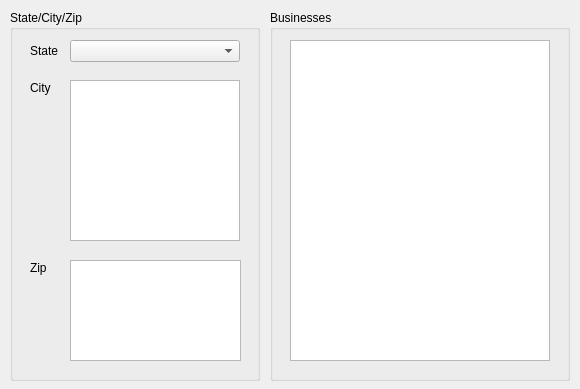
<?xml version="1.0" encoding="UTF-8"?>
<ui version="4.0">
 <class>Form</class>
 <widget class="QWidget" name="Form">
  <property name="geometry">
   <rect>
    <x>0</x>
    <y>0</y>
    <width>580</width>
    <height>389</height>
   </rect>
  </property>
  <property name="windowTitle">
   <string>CptS 451</string>
  </property>
  <widget class="QGroupBox" name="groupBox">
   <property name="geometry">
    <rect>
     <x>10</x>
     <y>10</y>
     <width>250</width>
     <height>371</height>
    </rect>
   </property>
   <property name="title">
    <string>State/City/Zip</string>
   </property>
   <widget class="QComboBox" name="state_combo">
    <property name="geometry">
     <rect>
      <x>60</x>
      <y>30</y>
      <width>170</width>
      <height>22</height>
     </rect>
    </property>
   </widget>
   <widget class="QLabel" name="label">
    <property name="geometry">
     <rect>
      <x>20</x>
      <y>33</y>
      <width>45</width>
      <height>15</height>
     </rect>
    </property>
    <property name="text">
     <string>State</string>
    </property>
   </widget>
   <widget class="QLabel" name="label_2">
    <property name="geometry">
     <rect>
      <x>20</x>
      <y>70</y>
      <width>45</width>
      <height>15</height>
     </rect>
    </property>
    <property name="text">
     <string>City</string>
    </property>
   </widget>
   <widget class="QListWidget" name="city_list">
    <property name="geometry">
     <rect>
      <x>60</x>
      <y>70</y>
      <width>170</width>
      <height>161</height>
     </rect>
    </property>
   </widget>
   <widget class="QListWidget" name="zip_list">
    <property name="geometry">
     <rect>
      <x>60</x>
      <y>250</y>
      <width>171</width>
      <height>101</height>
     </rect>
    </property>
   </widget>
   <widget class="QLabel" name="label_3">
    <property name="geometry">
     <rect>
      <x>20</x>
      <y>250</y>
      <width>45</width>
      <height>15</height>
     </rect>
    </property>
    <property name="text">
     <string>Zip</string>
    </property>
   </widget>
  </widget>
  <widget class="QGroupBox" name="groupBox_2">
   <property name="geometry">
    <rect>
     <x>270</x>
     <y>10</y>
     <width>300</width>
     <height>371</height>
    </rect>
   </property>
   <property name="title">
    <string>Businesses</string>
   </property>
   <widget class="QListWidget" name="business_list">
    <property name="geometry">
     <rect>
      <x>20</x>
      <y>30</y>
      <width>260</width>
      <height>321</height>
     </rect>
    </property>
   </widget>
  </widget>
 </widget>
 <resources/>
 <connections/>
</ui>
